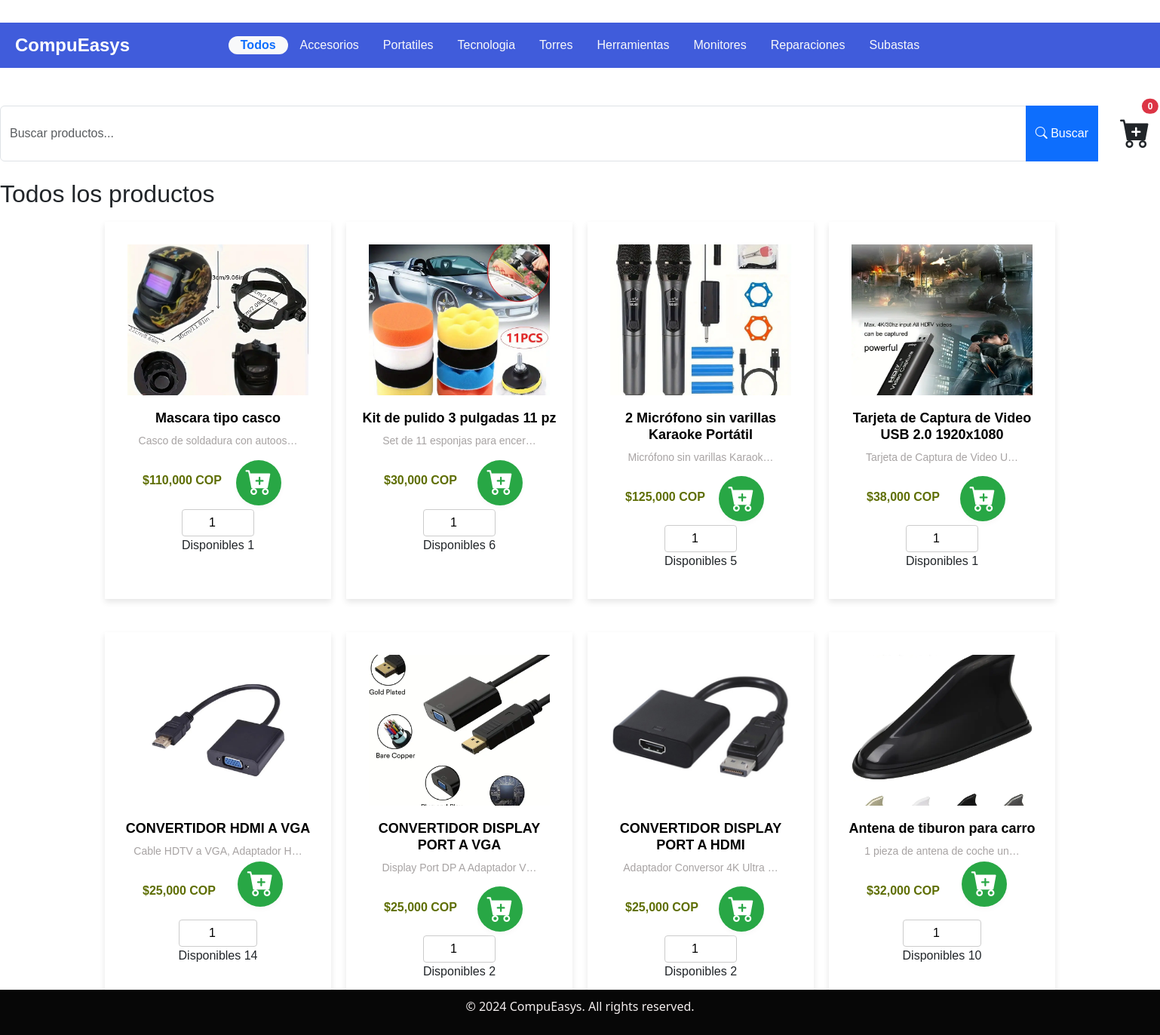
/store/, run on the app's committed database.
### core/models.py (models this page shows, shortened)
class Category(models.Model):
    nombre = models.CharField(max_length=100)
    slug = models.CharField(max_length=100)

class ProductStore(models.Model):
    name = models.CharField(max_length=100)
    description = models.TextField()
    price = models.DecimalField(max_digits=10, decimal_places=0)
    stock = models.PositiveIntegerField(default=0)
    category = models.ForeignKey(Category, on_delete=models.CASCADE, related_name='products', null=True, blank=True)
    type = models.ForeignKey(Type, on_delete=models.CASCADE, related_name='products', null=True, blank=True)
    iva = models.DecimalField(max_digits=4, decimal_places=2, default=0.00)
    imagen = models.ImageField(upload_to='images/', height_field=None, width_field=None, max_length=None , blank=True, null=True)
    descuento = models.DecimalField(max_digits=10, decimal_places=2, default=0.00)
    created_at = models.DateTimeField(auto_now_add=True)
    updated_at = models.DateTimeField(auto_now=True)

### core/views.py (the view)
# urls.py: path('store/', store, name='store'),  # Added this line to map the /store URL to the store view
def store(request):
    query = request.GET.get('q', '')
    category_id = request.GET.get('category', '')
    categories = Category.objects.all()
    products = Product.objects.all()
    cart = request.session.get('cart', {})
    cart_count = sum(cart.values())
    if query:
        products = products.filter(name__icontains=query)
    if category_id:
        products = products.filter(category_id=category_id)
    context = {
        'products': products,
        'categories': categories,
        'cart_count': cart_count
        }
    return render(request, 'store.html', context)

### core/templates/store.html (shortened to what this page needs)
{% load static %}
{% load humanize %}
<!DOCTYPE html>
<html lang="es">
<head>
    <link rel="stylesheet" href="{% static 'css/store.css' %}">
    <link href="https://cdn.jsdelivr.net/npm/bootstrap@5.3.3/dist/css/bootstrap.min.css" rel="stylesheet">
    <link rel="stylesheet" href="https://cdn.jsdelivr.net/npm/bootstrap-icons@1.11.0/font/bootstrap-icons.css">
    <link rel="stylesheet" href="https://cdnjs.cloudflare.com/ajax/libs/font-awesome/6.0.0-beta3/css/all.min.css">
</head>
<body>
    <header>
         <nav class="navbar-store" style="background-color: #405cdbff; width: 100%; height: 60px; display: flex; align-items: center; padding: 0 20px; margin-bottom: 50px; margin-top: 30px; justify-content: center;">
                <a href="{% url 'home' %}" class="title" style="color: white; text-decoration: none; font-size: 24px; font-weight: bold; margin-right: 20px;justify-content: start;position: absolute; left: 20px;">
                     CompuEasys
                 </a>
               <a href="{% url 'store' %}" class="nav-link px-3 rounded-pill {% if not request.GET.category %}active bg-light text-primary fw-bold{% else %}text-light{% endif %}">
                Todos
            </a>
               {% for category in categories %}
                <a href="?category={{ category.id }}"
                   class="nav-link px-3 rounded-pill {% if request.GET.category == category.id|stringformat:'s' %}active bg-light text-primary fw-bold{% else %}text-light{% endif %}">
                    {{ category.nombre }}
                </a>
               {% endfor %}
         </nav>
    </header>
    <main>
        <div class="container1">
            <div class="containerP">
                <form method="get" class="mb-4">
                    <div class="input-group">
                        <input type="text" name="q" class="form-control" placeholder="Buscar productos..." value="{{ request.GET.q }}">
                        <button class="btn btn-primary" type="submit">
                            <i class="bi bi-search"></i> Buscar
                        </button>
                        <div class="car ms-3">
                            <a href="{% url 'cart' %}" type="button" class="btn position-relative">
                                <i class="bi bi-cart-plus-fill fs-1"></i>
                                <span class="position-absolute top-0 start-70 translate-middle badge rounded-pill bg-danger">
                                    {{ cart_count }}
                                </span>
                            </a>
                        </div>
                    </div>
                </form>
                      <div class="slug-categoria">
                    {% if current_category %}
                       <h2 class="category-title">
                          Categoría: {{ current_category.nombre }}
                          <span class="badge bg-secondary ms-2">{{ current_category.slug }}</span>
                        </h2>
                    {% else %}
                          <h2 class="category-title">Todos los productos</h2>
                    {% endif %}
                      </div>
                <div class="container_product_all">
                    <div class="row_product_all">
                        {% for product in products %}
                            <div class="container_product mb-4">
                                <a href="{% url 'product_detail' product.id %}">
                                    <div class="card_product">
                                        <img src="{{ product.imagen.url }}" alt="{{ product.name }}">
                                    </div>
                                    <div class="cardbody_product">
                                        <h5 class="title">{{ product.name }}</h5>
                                        <div class="description">{{ product.description|truncatechars:30 }}</div>
                                    </div>
                                    <div class="price">${{ product.price|intcomma }} COP</div>
                                </a>
                                <div class="btnAdd mt-2">
                                    <form class="btn" method="post" action="{% url 'add_to_cart' product.id %}">
                                        <div>
                                            <input type="number" name="quantity" min="1" max="{{ product.stock }}" value="1" class="quantity-input">
                                        </div>
                                        <span class="ui-pdp-buybox__quantity__selected">Disponibles {{ product.stock }}</span>
                                        <div>
                                            <button type="submit" class="add-to-cart-btn">
                                                <i class="bi bi-cart-plus-fill"></i>
                                            </button>
                                        </div>
                                    </form>
                                </div>
                            </div>
                        {% empty %}
                            <p>No hay productos disponibles en este momento.</p>
                        {% endfor %}
                    </div>
                </div>
            </div>
        </div>
    </main>
    <footer>
        {% include 'footer.html' %}
    </footer>
</body>
</html>

### core/static/css/store.css (style rules this page uses)
.container_product_all { padding: 10px; gap: 20px; width: 100%; }
.row_product_all { display: flex; flex-wrap: wrap; gap: 20px; justify-content: center; width: 100%; }
.row_product_all a { text-decoration: none; }
.container_product { box-shadow: 0 4px 8px rgba(0, 0, 0, 0.1); width: 300px; height: 500px; padding: 10px; transition: box-shadow 0.3s ease; }
.card_product img { width: 100%; height: 200px; object-fit: cover; }
.card_product { padding: 10px; margin: 10px; }
.container_product .price { position: relative; margin-left: 40px; font-family: 'Gill Sans', 'Gill Sans MT', Calibri, 'Trebuchet MS', sans-serif; font-size: 16px; font-weight: bold; color: #5e6e03; margin-top: 10px; }

### core/static/css/main.css (style rules this page uses)
body { font-family: Arial, sans-serif; margin: 0; padding: 0; }
footer { background: #070707; color: #f3eeee; text-align: center; padding: 10px 0; font-family: 'Segoe UI', Tahoma, Geneva, Verdana, sans-serif; position: fixed; left: 0; bottom: 0; width: 100%; z-index: 100; }

### data on the page
Category: nombre "Accesorios"
Category: nombre "Portatiles"
Category: nombre "Tecnologia"
Category: nombre "Torres"
Category: nombre "Herramientas"
Category: nombre "Monitores"
Category: nombre "Reparaciones"
Category: nombre "Subastas"
ProductStore: imagen (picture), name "Mascara tipo casco", description "Casco de soldadura con autoos…", price "110,000", quantity "1", stock "1"
ProductStore: imagen (picture), name "Kit de pulido 3 pulgadas 11 pz", description "Set de 11 esponjas para encer…", price "30,000", stock "6"
ProductStore: imagen (picture), name "2 Micrófono sin varillas Karaoke Portátil", description "Micrófono sin varillas Karaok…", price "125,000", stock "5"
ProductStore: imagen (picture), name "Tarjeta de Captura de Video USB 2.0 1920x1080", description "Tarjeta de Captura de Video U…", price "38,000", quantity "1", stock "1"
ProductStore: imagen (picture), name "CONVERTIDOR HDMI A VGA", description "Cable HDTV a VGA, Adaptador H…", price "25,000", stock "14"
ProductStore: imagen (picture), name "CONVERTIDOR DISPLAY PORT A VGA", description "Display Port DP A Adaptador V…", price "25,000", stock "2"
ProductStore: imagen (picture), name "CONVERTIDOR DISPLAY PORT A HDMI", description "Adaptador Conversor 4K Ultra …", price "25,000", stock "2"
ProductStore: imagen (picture), name "Antena de tiburon para carro", description "1 pieza de antena de coche un…", price "32,000", stock "10"

### other printed values
{{ cart_count }} "0"
